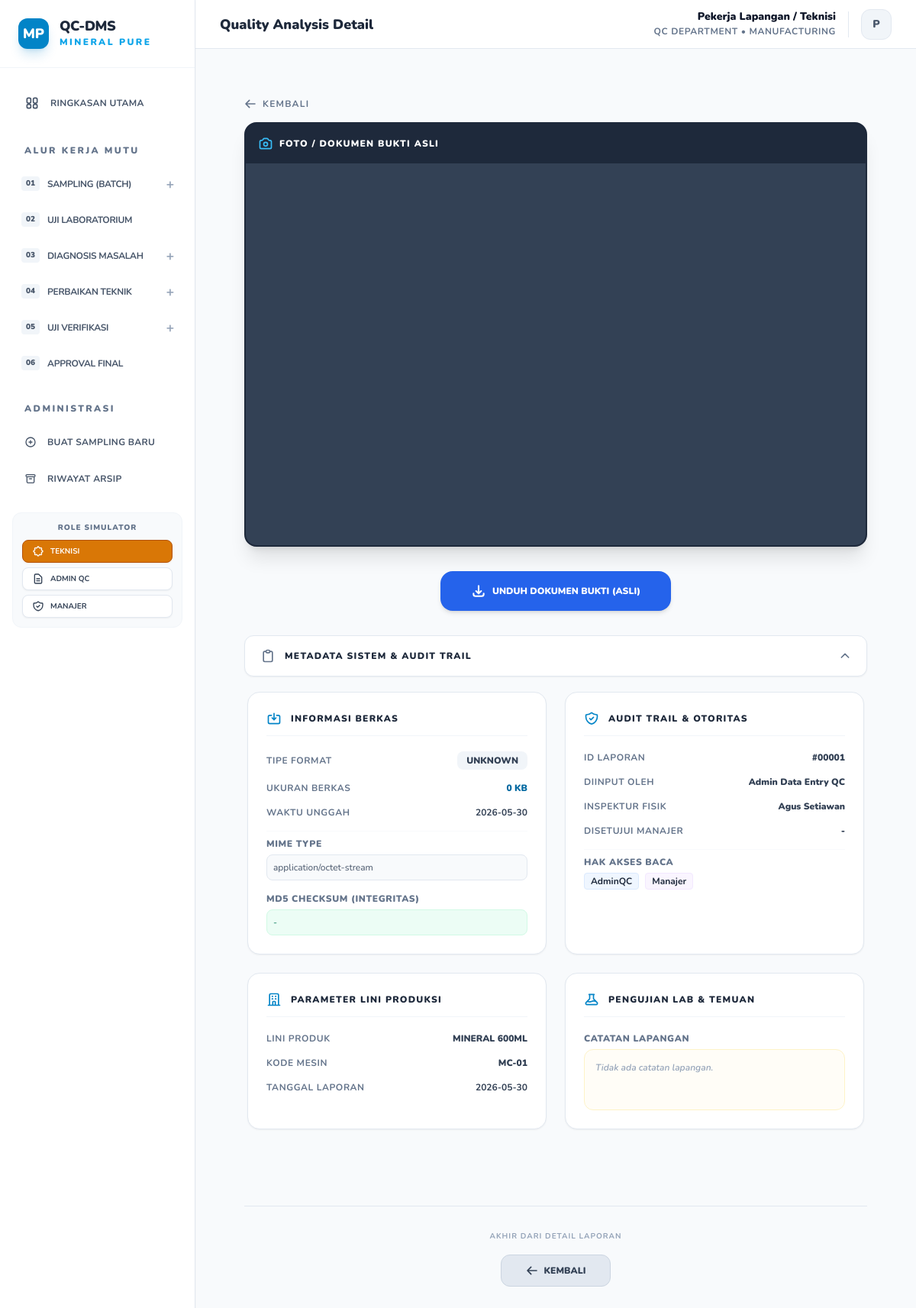
Page /view.php?id=1 on the committed database.
### tables this page shows
CREATE TABLE documents (
        id INTEGER PRIMARY KEY AUTOINCREMENT,
        no_dokumen TEXT UNIQUE,
        nama_dokumen TEXT,
        produk TEXT,
        jenis TEXT,
        tanggal TEXT,
        inspector TEXT,
        machine_id TEXT,
        admin_entry_name TEXT,
        status TEXT,
        status_mutu TEXT DEFAULT 'Passed',
        approval_status TEXT DEFAULT 'Waiting Approval',
        approved_by TEXT,
        link TEXT,
        deskripsi TEXT,
        folder_path TEXT,
        parent_doc_id INTEGER,
        ph TEXT,
        tds TEXT,
        kekeruhan TEXT,
        created_at DATETIME,
        approved_at DATETIME,
        archived_at DATETIME
    , file_path TEXT, external_link TEXT);

### view.php (the view, shortened to what this page needs)
<?php
require 'db.php';
$id = $_GET['id'] ?? null;
$stmt = $pdo->prepare("SELECT * FROM documents WHERE id = ?");
$stmt->execute([$id]);
$doc = $stmt->fetch(PDO::FETCH_ASSOC);
$file_size_formatted = '0 KB';
$file_ext = 'UNKNOWN';
$file_mime = 'application/octet-stream';
$file_hash = '-';
$file_upload_time = $doc['tanggal'];
?>
<!DOCTYPE html>
<html lang="id">
<head>
    <script src="https://cdn.tailwindcss.com"></script>
</head>
<body class="bg-slate-50 min-h-screen antialiased text-slate-800">
    <?php include 'sidebar.php'; ?>
    <div class="max-w-5xl mx-auto py-4 md:py-8 px-4 md:px-8 view-container">
        <div class="mb-4 flex items-center gap-3 no-print">
            <a href="javascript:history.back()" class="flex items-center gap-2 font-bold text-slate-500 hover:text-sky-600 transition-all text-sm md:text-xs md:uppercase md:tracking-widest">
                <svg class="w-4 h-4" fill="none" stroke="currentColor" viewBox="0 0 24 24" xmlns="http://www.w3.org/2000/svg"><path stroke-linecap="round" stroke-linejoin="round" stroke-width="2.5" d="M10 19l-7-7m0 0l7-7m-7 7h18"></path></svg>
                <span>Kembali</span>
            </a>
        </div>
        <?php if (!empty($doc['file_path']) || !empty($doc['external_link'])): ?>
        <div class="mb-8 no-print">
            <div class="bg-slate-900 rounded-2xl overflow-hidden shadow-xl border-2 border-slate-800">
                <div class="p-4 bg-slate-800 flex justify-between items-center">
                    <div class="flex items-center gap-2">
                        <h4 class="text-xs font-black text-white uppercase tracking-widest">Foto / Dokumen Bukti Asli</h4>
                    </div>
                </div>
                <div class="bg-slate-700 doc-preview-box" style="height:500px">
                    <?php if (!empty($doc['file_path'])): ?>
                        <?php
                        $ext = strtolower(pathinfo($doc['file_path'], PATHINFO_EXTENSION));
                        if (in_array($ext, ['jpg', 'jpeg', 'png', 'webp'])): ?>
                            <img src="<?= htmlspecialchars($doc['file_path']) ?>" class="w-full h-full object-contain" style="display:block">
                        <?php else: ?>
                            <iframe src="<?= htmlspecialchars($doc['file_path']) ?>" class="w-full h-full border-none"></iframe>
                        <?php endif; ?>
                    <?php endif; ?>
                </div>
            </div>
        </div>
        <?php endif; ?>
        <div class="mb-8 flex-col sm:flex-row justify-center items-center gap-4 sm:gap-6 no-print action-area desktop-action-toolbar hidden md:flex">
            <?php if (!empty($doc['file_path'])): ?>
                <a href="<?= htmlspecialchars($doc['file_path']) ?>" download class="w-full sm:w-auto justify-center px-10 py-4 bg-blue-600 text-white text-xs font-black uppercase rounded-2xl hover:bg-blue-700 transition-all shadow-md flex items-center gap-2">
                    <svg class="w-5 h-5" fill="none" stroke="currentColor" viewBox="0 0 24 24" xmlns="http://www.w3.org/2000/svg"><path stroke-linecap="round" stroke-linejoin="round" stroke-width="2.5" d="M4 16v1a3 3 0 003 3h10a3 3 0 003-3v-1m-4-4l-4 4m0 0l-4-4m4 4V4"></path></svg>
                    Unduh Dokumen Bukti (Asli)
                </a>
            <?php endif; ?>
        </div>
        <div class="mb-16">
            <div class="no-print">
                <button onclick="toggleMetadata()" class="w-full py-4 px-5 bg-white hover:bg-slate-50 rounded-xl flex justify-between items-center transition-all border border-slate-200 shadow-sm">
                    <div class="flex items-center gap-3">
                        <h4 class="text-xs font-black text-slate-650 uppercase tracking-widest">Metadata Sistem & Audit Trail</h4>
                    </div>
                    <span id="metaArrow" class="transform transition-transform duration-300 text-slate-500" style="transform: rotate(180deg);">
                        <svg class="w-4 h-4" fill="none" stroke="currentColor" viewBox="0 0 24 24" xmlns="http://www.w3.org/2000/svg"><path stroke-linecap="round" stroke-linejoin="round" stroke-width="2.5" d="M19 9l-7 7-7-7"></path></svg>
                    </span>
                </button>
            </div>
            <div id="metadataSection" class="metadata-content open mt-4">
                <div class="no-print grid grid-cols-1 md:grid-cols-2 gap-6 p-1 mb-8 meta-grid">
                    <div class="bg-white p-6 rounded-2xl border border-slate-200 shadow-sm">
                        <div class="flex items-center gap-3 mb-5 pb-3 border-b border-slate-100">
                            <svg class="w-5 h-5 text-sky-600" fill="none" stroke="currentColor" viewBox="0 0 24 24" xmlns="http://www.w3.org/2000/svg">
                                <path stroke-linecap="round" stroke-linejoin="round" stroke-width="2" d="M8 7H5a2 2 0 00-2 2v9a2 2 0 002 2h14a2 2 0 002-2V9a2 2 0 00-2-2h-3m-1 4l-3 3m0 0l-3-3m3 3V4"></path>
                            </svg>
                            <h4 class="text-xs font-black text-slate-800 uppercase tracking-widest">Informasi Berkas</h4>
                        </div>
                        <ul class="space-y-4">
                            <li class="flex justify-between items-center">
                                <span class="text-xs font-bold text-slate-500 uppercase tracking-wider">Tipe Format</span>
                                <span class="text-xs font-black text-slate-700 bg-slate-100 px-3 py-1 rounded-lg"><?= $file_ext ?></span>
                            </li>
                            <li class="flex justify-between items-center">
                                <span class="text-xs font-bold text-slate-500 uppercase tracking-wider">Ukuran Berkas</span>
                                <span class="text-xs font-black text-sky-700"><?= $file_size_formatted ?></span>
                            </li>
                            <li class="flex justify-between items-center">
                                <span class="text-xs font-bold text-slate-500 uppercase tracking-wider">Waktu Unggah</span>
                                <span class="text-xs font-bold text-slate-700"><?= $file_upload_time ?></span>
                            </li>
                            <li class="flex flex-col gap-1.5 pt-2 border-t border-slate-50">
                                <span class="text-xs font-black text-slate-500 uppercase tracking-wider">MIME Type</span>
                                <span class="text-xs font-mono text-slate-600 bg-slate-50 p-2 rounded-lg border border-slate-200"><?= $file_mime ?></span>
                            </li>
                            <li class="flex flex-col gap-1.5">
                                <span class="text-xs font-black text-slate-500 uppercase tracking-wider">MD5 Checksum (Integritas)</span>
                                <span class="text-xs font-mono text-emerald-700 bg-emerald-50 p-2 rounded-lg border border-emerald-100 break-all"><?= $file_hash ?></span>
                            </li>
                        </ul>
                    </div>
                    <div class="bg-white p-6 rounded-2xl border border-slate-200 shadow-sm">
                        <div class="flex items-center gap-3 mb-5 pb-3 border-b border-slate-100">
                            <h4 class="text-xs font-black text-slate-800 uppercase tracking-widest">Audit Trail & Otoritas</h4>
                        </div>
                        <ul class="space-y-4">
                            <li class="flex justify-between items-center">
                                <span class="text-xs font-bold text-slate-500 uppercase tracking-wider">ID Laporan</span>
                                <span class="text-xs font-black text-slate-700">#<?= str_pad($doc['id'], 5, '0', STR_PAD_LEFT) ?></span>
                            </li>
                            <li class="flex justify-between items-center">
                                <span class="text-xs font-bold text-slate-500 uppercase tracking-wider">Diinput Oleh</span>
                                <span class="text-xs font-black text-slate-700"><?= htmlspecialchars(str_replace('_', ' ', $doc['admin_entry_name'] ?? 'Pekerja Lapangan')) ?></span>
                            </li>
                            <li class="flex justify-between items-center">
                                <span class="text-xs font-bold text-slate-500 uppercase tracking-wider">Inspektur Fisik</span>
                                <span class="text-xs font-black text-slate-700"><?= htmlspecialchars($doc['inspector'] ?? '-') ?></span>
                            </li>
                            <li class="flex justify-between items-center">
                                <span class="text-xs font-bold text-slate-500 uppercase tracking-wider">Disetujui Manajer</span>
                                <span class="text-xs font-black text-slate-700"><?= htmlspecialchars(explode('(', $doc['approved_by'] ?? '-')[0]) ?></span>
                            </li>
                            <li class="flex flex-col gap-1.5 pt-2 border-t border-slate-50">
                                <span class="text-xs font-black text-slate-500 uppercase tracking-wider">Hak Akses Baca</span>
                                <div class="flex gap-2">
                                    <span class="text-xs font-bold text-blue-750 bg-blue-50 px-2 py-0.5 rounded border border-blue-100">AdminQC</span>
                                    <span class="text-xs font-bold text-purple-750 bg-purple-50 px-2 py-0.5 rounded border border-purple-100">Manajer</span>
                                </div>
                            </li>
                        </ul>
                    </div>
                    <div class="bg-white p-6 rounded-2xl border border-slate-200 shadow-sm">
                        <div class="flex items-center gap-3 mb-5 pb-3 border-b border-slate-100">
                            <h4 class="text-xs font-black text-slate-800 uppercase tracking-widest">Parameter Lini Produksi</h4>
                        </div>
                        <ul class="space-y-4">
                            <li class="flex justify-between items-center">
                                <span class="text-xs font-bold text-slate-500 uppercase tracking-wider">Lini Produk</span>
                                <span class="text-xs font-black text-slate-700 uppercase"><?= htmlspecialchars(str_replace('_', ' ', $doc['produk'])) ?></span>
                            </li>
                            <li class="flex justify-between items-center">
                                <span class="text-xs font-bold text-slate-500 uppercase tracking-wider">Kode Mesin</span>
                                <span class="text-xs font-black text-slate-700"><?= htmlspecialchars($doc['machine_id'] ?? '-') ?></span>
                            </li>
                            <li class="flex justify-between items-center">
                                <span class="text-xs font-bold text-slate-500 uppercase tracking-wider">Tanggal Laporan</span>
                                <span class="text-xs font-bold text-slate-700"><?= htmlspecialchars($doc['tanggal']) ?></span>
                            </li>
                        </ul>
                    </div>
                    <div class="bg-white p-6 rounded-2xl border border-slate-200 shadow-sm">
                        <div class="flex items-center gap-3 mb-5 pb-3 border-b border-slate-100">
                            <h4 class="text-xs font-black text-slate-800 uppercase tracking-widest">Pengujian Lab & Temuan</h4>
                        </div>
                        <div class="flex flex-col gap-1.5">
                            <span class="text-xs font-black text-slate-500 uppercase tracking-wider">Catatan Lapangan</span>
                            <div class="text-xs font-semibold text-slate-700 bg-amber-50/40 p-3.5 rounded-xl border border-amber-100 leading-relaxed min-h-[80px]">
                                <?= !empty($doc['deskripsi']) ? $doc['deskripsi'] : '<span class="italic text-slate-400">Tidak ada catatan lapangan.</span>' ?>
                            </div>
                        </div>
                    </div>
                </div>
            </div>
        </div>
        <div class="mt-8 mb-20 no-print text-center border-t border-slate-200 pt-8">
            <p class="text-[10px] font-bold text-slate-400 uppercase mb-4 tracking-widest">Akhir dari Detail Laporan</p>
            <a href="javascript:history.back()" class="inline-flex items-center gap-2 px-8 py-3 bg-slate-200 hover:bg-slate-355 text-slate-700 font-black text-xs uppercase rounded-xl transition-all border border-slate-300">
                <svg class="w-4 h-4 text-slate-650" fill="none" stroke="currentColor" viewBox="0 0 24 24" xmlns="http://www.w3.org/2000/svg"><path stroke-linecap="round" stroke-linejoin="round" stroke-width="2.5" d="M10 19l-7-7m0 0l7-7m-7 7h18"></path></svg>
                Kembali
            </a>
        </div>
    </div>
    </main>
    </div>
    </div>
</body>
</html>

### view.php (style rules this page uses)
body { font-family: system-ui, -apple-system, BlinkMacSystemFont, "Segoe UI", Roboto, "Helvetica Neue", Arial, sans-serif; }
.metadata-content { max-height: 0; overflow: hidden; transition: max-height 0.3s ease-out; }
.metadata-content.open { max-height: 2000px; }

### sidebar.php (style rules this page uses)
body, h1, h2, h3, h4, h5, h6, p, a, span, div, button, input, select, textarea { font-family: 'Nunito', sans-serif !important; }

### rows in the picture
documents: tanggal "2026-05-30", id "00001", admin_entry_name "Admin Data Entry QC", inspector "Agus Setiawan", approved_by "-", produk "MINERAL 600ML", machine "MC-01"

### other values in the picture
$val['num'] "01"
$val['title'] "SAMPLING (BATCH)"
$val['num'] "02"
$val['title'] "UJI LABORATORIUM"
$val['num'] "03"
$val['title'] "DIAGNOSIS MASALAH"
$val['num'] "04"
$val['title'] "PERBAIKAN TEKNIK"
$val['num'] "05"
$val['title'] "UJI VERIFIKASI"
$val['num'] "06"
$val['title'] "APPROVAL FINAL"
$role_name "Pekerja Lapangan / Teknisi"
substr($role_name, 0, 1) "P"
$file_ext "UNKNOWN"
